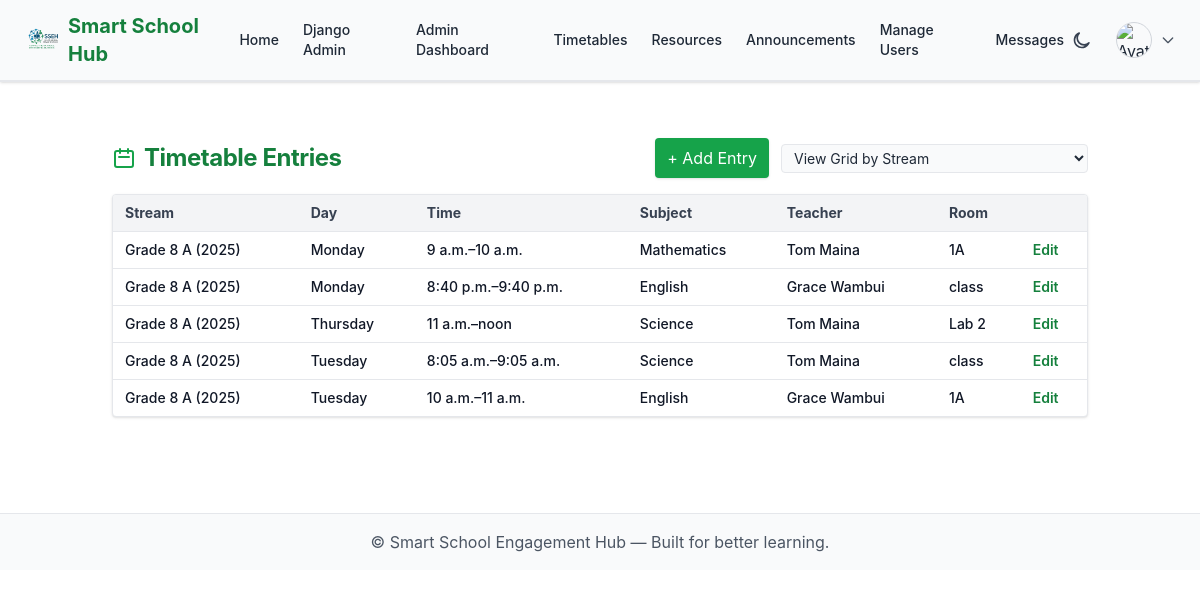
The app's page /school-admin/timetable/ (signed in) with its own data.
### school_admin/models.py (models this page shows, shortened)
class Timetable(models.Model):
    stream = models.ForeignKey(Stream, on_delete=models.CASCADE, related_name="timetables")
    day_of_week = models.CharField(max_length=10, choices=[
        ('Mon', 'Monday'), ('Tue', 'Tuesday'), ('Wed', 'Wednesday'),
        ('Thu', 'Thursday'), ('Fri', 'Friday')
    ])
    start_time = models.TimeField()
    end_time = models.TimeField()
    subject = models.ForeignKey(Subject, on_delete=models.CASCADE)
    teacher_record = models.ForeignKey(
        "school_admin.TeacherRecord",
        on_delete=models.SET_NULL,
        null=True, blank=True,
        related_name="timetable_entries"
    )
    teacher_name = models.CharField(max_length=120, blank=True)
    is_substitution = models.BooleanField(default=False)
    room = models.CharField(max_length=50, blank=True)
    class Meta:
        unique_together = ('stream', 'day_of_week', 'start_time', 'end_time')
        ordering = ['day_of_week', 'start_time']

class TeacherRecord(models.Model):
    user = models.OneToOneField(
        User, on_delete=models.SET_NULL, null=True, blank=True,
        related_name='teacher_record'
    )
    full_name = models.CharField(max_length=100)
    phone = models.CharField(max_length=20, blank=True)
    email = models.EmailField(blank=True)
    gender = models.CharField(max_length=10, choices=[('M', 'Male'), ('F', 'Female')])
    qualification = models.CharField(max_length=100, blank=True)
    specialization = models.ForeignKey(Subject, on_delete=models.SET_NULL, null=True, blank=True)
    assigned_streams = models.ManyToManyField(Stream, blank=True)
    employment_date = models.DateField(null=True, blank=True)
    status = models.CharField(
        max_length=20,
        choices=[('active', 'Active'), ('leave', 'On Leave'), ('inactive', 'Inactive')],
        default='active'
    )
    photo = models.ImageField(upload_to='teacher_photos/', blank=True, null=True)

### school/models.py (models this page shows, shortened)
class Stream(models.Model):
    school = models.ForeignKey(School, on_delete=models.CASCADE, related_name="streams")
    grade = models.ForeignKey(GradeLevel, on_delete=models.CASCADE, related_name="streams")
    code = models.CharField(max_length=30)  # "North", "Green", etc.
    year = models.ForeignKey(AcademicYear, on_delete=models.CASCADE, related_name="streams")
    homeroom_teacher = models.ForeignKey(
        User,
        null=True,
        blank=True,
        on_delete=models.SET_NULL,
        limit_choices_to={"is_teacher": True},
        related_name="homerooms"
    )
    class Meta:
        unique_together = ("school", "grade", "code", "year")
        ordering = ["grade__order", "code"]
    def __str__(self):
        return f"{self.grade.name} {self.code} ({self.year.name})"

class GradeLevel(models.Model):
    school = models.ForeignKey(School, on_delete=models.CASCADE, related_name="grade_levels")
    name = models.CharField(max_length=30)
    order = models.PositiveIntegerField(default=0)
    class Meta:
        unique_together = ("school", "name")
        ordering = ["order"]

class AcademicYear(models.Model):
    school = models.ForeignKey(School, on_delete=models.CASCADE, related_name="academic_years")
    name = models.CharField(max_length=20)
    start_date = models.DateField()
    end_date = models.DateField()
    is_current = models.BooleanField(default=False)
    class Meta:
        unique_together = ("school", "name")
        ordering = ['-start_date']
    def __str__(self):
        return f"{self.name} ({self.school.name})"

class Subject(models.Model):
    school = models.ForeignKey(School, on_delete=models.CASCADE, related_name="subjects")
    name = models.CharField(max_length=60)
    short_code = models.CharField(max_length=15)
    class Meta:
        unique_together = ("school", "name", "short_code")

### school_admin/views.py (the view)
# urls.py: path("timetable/",         views.timetable_list,   name="timetable_list"),
@login_required
@user_passes_test(is_school_admin)
def timetable_list(request):
    entries = Timetable.objects.all().select_related("stream", "subject", "teacher_record")
    streams = Stream.objects.all()
    return render(request, "school_admin/timetable_list.html", {"entries": entries, "streams": streams})

### communications/context_processors.py (called while the page is built)
def unread_messages_count(request):
    if request.user.is_authenticated and hasattr(request.user, "is_parent") and request.user.is_parent:
        count = ParentMessage.objects.filter(parent=request.user, is_read=False).count()
        return {"unread_messages_count": count}
    return {"unread_messages_count": 0}

### school_admin/views.py (called while the page is built)
def is_school_admin(user):
    return user.is_superuser or getattr(user, "is_school_admin", False)

### sseh_multi/context_processors.py (called while the page is built)
def unread_messages_count(request):
    if request.user.is_authenticated and getattr(request.user, "is_school_admin", False):
        count = ContactMessage.objects.filter(is_replied=False).count()
    else:
        count = 0
    return {"unread_message_count": count}

### school_admin/templates/school_admin/timetable_list.html (shortened to what this page needs)
{% extends "base.html" %}
{% block content %}
<div class="container mx-auto p-6">
    <div class="flex flex-col sm:flex-row justify-between sm:items-center mb-4 gap-3">
        <h1 class="text-2xl font-bold text-green-700 flex items-center gap-2">
            <svg xmlns="http://www.w3.org/2000/svg" class="h-6 w-6 text-green-600" fill="none" viewBox="0 0 24 24"
                stroke="currentColor">
                <path stroke-linecap="round" stroke-linejoin="round" stroke-width="2"
                    d="M8 7V3m8 4V3m-9 8h10M5 21h14a2 2 0 002-2V7a2 2 0 00-2-2H5a2 2 0 00-2 2v12a2 2 0 002 2z" />
            </svg>
            Timetable Entries
        </h1>
        <div class="flex flex-wrap gap-3 items-center">
            <a href="{% url 'school_admin:timetable_create' %}"
                class="bg-green-600 text-white px-3 py-2 rounded shadow hover:bg-green-700">
                + Add Entry
            </a>
            <form method="get" action=""
                onChange="if(this.stream_id.value) window.location=this.stream_id.options[this.stream_id.selectedIndex].dataset.url;"
                class="inline">
                <select name="stream_id" class="border border-gray-300 rounded px-2 py-1 text-sm bg-white text-black
                           focus:ring-2 focus:ring-green-500 focus:border-green-500">
                    <option value="">View Grid by Stream</option>
                </select>
            </form>
        </div>
    </div>
    <div class="bg-white border rounded shadow overflow-x-auto">
        <table class="min-w-full text-sm">
            <thead class="bg-gray-100 text-gray-700">
                <tr>
                    <th class="px-3 py-2 text-left">Stream</th>
                    <th class="px-3 py-2 text-left">Day</th>
                    <th class="px-3 py-2 text-left">Time</th>
                    <th class="px-3 py-2 text-left">Subject</th>
                    <th class="px-3 py-2 text-left">Teacher</th>
                    <th class="px-3 py-2 text-left">Room</th>
                    <th class="px-3 py-2 text-left"></th>
                </tr>
            </thead>
            <tbody class="text-gray-900 font-medium">
                {% for e in entries %}
                <tr class="border-t hover:bg-gray-50">
                    <td class="px-3 py-2">{{ e.stream }}</td>
                    <td class="px-3 py-2">{{ e.get_day_of_week_display }}</td>
                    <td class="px-3 py-2">{{ e.start_time }}–{{ e.end_time }}</td>
                    <td class="px-3 py-2">{{ e.subject.name }}</td>
                    <td class="px-3 py-2">
                        {% if e.teacher_record %}
                        {{ e.teacher_record.full_name }}
                        {% else %}
                        {{ e.teacher_name|default:"—" }}
                        {% endif %}
                    </td>
                    <td class="px-3 py-2">{{ e.room|default:"—" }}</td>
                    <td class="px-3 py-2">
                        <a href="{% url 'school_admin:timetable_edit' e.id %}"
                            class="text-green-700 hover:underline font-semibold">Edit</a>
                    </td>
                </tr>
                {% empty %}
                <tr>
                    <td class="px-3 py-4 text-gray-500 text-center" colspan="7">
                        No timetable entries found.
                    </td>
                </tr>
                {% endfor %}
            </tbody>
        </table>
    </div>
</div>
{% endblock %}

### static/css/global.css (style rules this page uses)
body { font-family: 'Inter', sans-serif; line-height: 1.6; -webkit-font-smoothing: antialiased; }
h1, h2, h3, h4, h5, h6 { font-weight: 600; letter-spacing: -0.02em; }
.container { max-width: 1200px; margin: 0 auto; padding: 0 1.25rem; }
.text-left { text-align: left; }

### static/css/theme.css (style rules this page uses)
:root { --bg: #ffffff; --surface: #f9fafb; --text: #1f2937; --border: #e5e7eb; --green: #16a34a; --green-hover: #22c55e; --red: #dc2626; --red-hover: #b91c1c; }
body { background-color: var(--bg); color: var(--text); font-family: 'Inter', sans-serif; transition: background-color 0.3s ease, color 0.3s ease; }
input, select, textarea { background-color: var(--surface) !important; color: var(--text) !important; border: 1px solid var(--border) !important; border-radius: 0.5rem; padding: 0.5rem 0.75rem; transition: all 0.2s ease; }
a { color: var(--green); text-decoration: none; }

### records on screen
Timetable: stream "Grade 8 A (2025)", day_of_week "Monday", start_time "9 a.m.", end_time "10 a.m.", subject.name "Mathematics", teacher_record.full_name "Tom Maina", room "1A"
Timetable: stream "Grade 8 A (2025)", day_of_week "Monday", start_time "8:40 p.m.", end_time "9:40 p.m.", subject.name "English", teacher_record.full_name "Grace Wambui", room "class"
Timetable: stream "Grade 8 A (2025)", day_of_week "Thursday", start_time "11 a.m.", end_time "noon", subject.name "Science", teacher_record.full_name "Tom Maina", room "Lab 2"
Timetable: stream "Grade 8 A (2025)", day_of_week "Tuesday", start_time "8:05 a.m.", end_time "9:05 a.m.", subject.name "Science", teacher_record.full_name "Tom Maina", room "class"
Timetable: stream "Grade 8 A (2025)", day_of_week "Tuesday", start_time "10 a.m.", end_time "11 a.m.", subject.name "English", teacher_record.full_name "Grace Wambui", room "1A"
